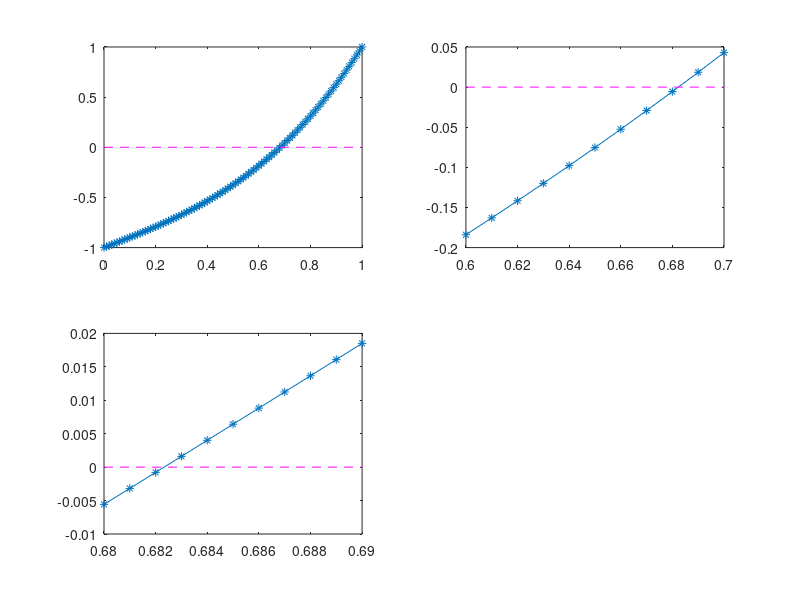

Source code (MATLAB): (Note: this script raises an error after producing the figure.)
x = [ 0.0: 0.01: 1.00 ];

y = x.^3 + x - 1;
subplot( 2, 2, 1 );
plot( x, y, '-*' )
hold on;

xlim = get(gca, 'Xlim')
subplot( 2, 2, 1 )
plot( xlim, [ 0, 0 ], 'm--' );
hold on;
% subplot( 2, 2, 2 )
x = [ 0.6: 0.01: 0.7 ];

y = x.^3 + x - 1;
subplot( 2, 2, 2 );
plot( x, y, '-*' )
hold on;

xlim = get(gca, 'Xlim')
subplot( 2, 2, 2 )
plot( xlim, [ 0, 0 ], 'm--' );
hold on;

% subplot( 2, 2, 3 )
x = [ 0.68: 0.001: 0.69 ];

y = x.^3 + x - 1;
subplot( 2, 2, 3 );
plot( x, y, '-*' )
hold on;

xlim = get(gca, 'Xlim')
subplot( 2, 2, 3 )
plot( xlim, [ 0, 0 ], 'm--' );
hold on;

f = @( x ) x ^ 3 + x - 1 % define a function
startPos = 0.0
endPos = 1.0
t = 0.001

root = bisect( f, startPos, endPos, t )
%input('press any key to continue');


t = 0.00005 % different precision
root = bisect( f, startPos, endPos, t )


root = bisectYongjies( f, startPos, endPos, t )
